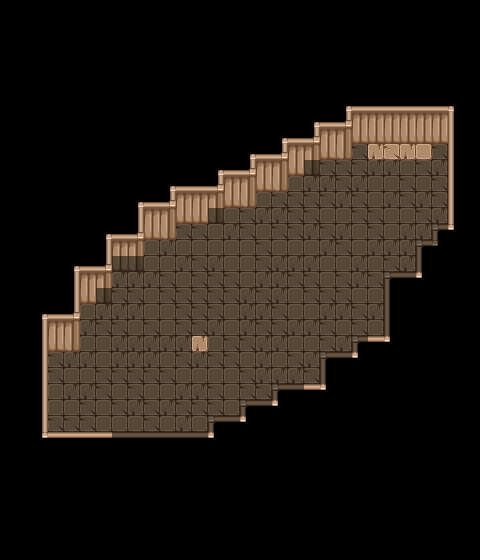

This game map was drawn from its Tiled (.tmx) file and the tilesets committed beside it. A one-line description and the trimmed map source follow:
An orthogonal 30x35 tile map with 16x16 px tiles, 10 tile layers (Ground, PhaseWalls, Walls, BottomWalls, ...), 2 tilesets and 10 objects.

<map version="1.10" tiledversion="1.11.2" orientation="orthogonal" renderorder="right-down" width="30" height="35" tilewidth="16" tileheight="16" infinite="0" nextlayerid="14" nextobjectid="14">
 <properties>
  <property name="unity:SortingLayer" value="Walls" />
  <property name="unity:SortingOrder" value="10" />
  <property name="unity:layer" value="IgnoreProjectile" />
 </properties>
 <tileset firstgid="1" source="../Tilesets/SpriteSheetGeneral.tsx" />
 <tileset firstgid="109" source="../Tilesets/Doors.tsx" />
 <layer id="1" name="Ground" width="30" height="35">
  <properties>
   <property name="unity:SortingLayer" value="Ground" />
  </properties>
  <data>[1050 cells, 289 non-empty, 5 distinct tile ids]</data>
 </layer>
 <layer id="11" name="PhaseWalls" width="30" height="35">
  <properties>
   <property name="unity:SortingLayer" value="Walls" />
   <property name="unity:layer" value="IgnoreProjectile" />
  </properties>
  <data>[1050 cells, 23 non-empty, 3 distinct tile ids]</data>
 </layer>
 <layer id="2" name="Walls" width="30" height="35">
  <properties>
   <property name="unity:SortingLayer" value="Walls" />
   <property name="unity:layer" value="Wall" />
  </properties>
  <data>[1050 cells, 148 non-empty, 13 distinct tile ids]</data>
 </layer>
 <layer id="3" name="BottomWalls" width="30" height="35">
  <properties>
   <property name="unity:SortingLayer" value="Entities" />
   <property name="unity:SortingOrder" type="int" value="100" />
   <property name="unity:layer" value="IgnorePlayer" />
  </properties>
  <data>[1050 cells, 23 non-empty, 3 distinct tile ids]</data>
 </layer>
 <layer id="4" name="WestExit" width="30" height="35">
  <properties>
   <property name="unity:SortingLayer" value="Entities" />
   <property name="unity:SortingOrder" type="int" value="101" />
   <property name="unity:layer" value="Wall" />
  </properties>
  <data>[1050 cells, 0 non-empty, 0 distinct tile ids]</data>
 </layer>
 <layer id="5" name="EastExit" width="30" height="35">
  <properties>
   <property name="unity:SortingLayer" value="Entities" />
   <property name="unity:SortingOrder" type="int" value="101" />
   <property name="unity:layer" value="Wall" />
  </properties>
  <data>[1050 cells, 0 non-empty, 0 distinct tile ids]</data>
 </layer>
 <layer id="6" name="SouthExit" width="30" height="35">
  <properties>
   <property name="unity:SortingLayer" value="Entities" />
   <property name="unity:SortingOrder" type="int" value="100" />
   <property name="unity:layer" value="Wall" />
  </properties>
  <data>[1050 cells, 28 non-empty, 2 distinct tile ids]</data>
 </layer>
 <layer id="7" name="NorthExit" width="30" height="35">
  <properties>
   <property name="unity:SortingLayer" value="Walls" />
   <property name="unity:SortingOrder" type="int" value="10" />
   <property name="unity:layer" value="Wall" />
  </properties>
  <data>[1050 cells, 28 non-empty, 3 distinct tile ids]</data>
 </layer>
 <layer id="12" name="NorthPhaseWall" width="30" height="35">
  <properties>
   <property name="unity:SortingLayer" value="Walls" />
   <property name="unity:SortingOrder" value="10" />
   <property name="unity:layer" value="IgnoreProjectile" />
  </properties>
  <data>[1050 cells, 4 non-empty, 1 distinct tile ids]</data>
 </layer>
 <layer id="8" name="EntryCollider" width="30" height="35" opacity="0.5">
  <properties>
   <property name="unity:IsTrigger" type="bool" value="true" />
   <property name="unity:ignore" value="Visual" />
   <property name="unity:layer" value="ZoneCollider" />
  </properties>
  <data>[1050 cells, 286 non-empty, 1 distinct tile ids]</data>
 </layer>
 <objectgroup id="9" name="Doors">
  <object id="1" template="../Templates/01_Door_Top.tx" x="64" y="464">
   <properties>
    <property name="SetDirection" value="South" />
   </properties>
  </object>
  <object id="2" template="../Templates/01_Door_Top.tx" x="384" y="144" />
  <object id="3" template="../Templates/Spawner.tx" x="112" y="352" />
  <object id="4" template="../Templates/Spawner.tx" x="208" y="400" />
  <object id="5" template="../Templates/Spawner.tx" x="192" y="304" />
  <object id="6" template="../Templates/Spawner.tx" x="288" y="336" />
  <object id="7" template="../Templates/Spawner.tx" x="272" y="240" />
  <object id="8" template="../Templates/Spawner.tx" x="336" y="272" />
  <object id="11" template="../Templates/Spawner.tx" x="272" y="288" />
  <object id="13" template="../Templates/Spawner.tx" x="192" y="352" />
 </objectgroup>
</map>
